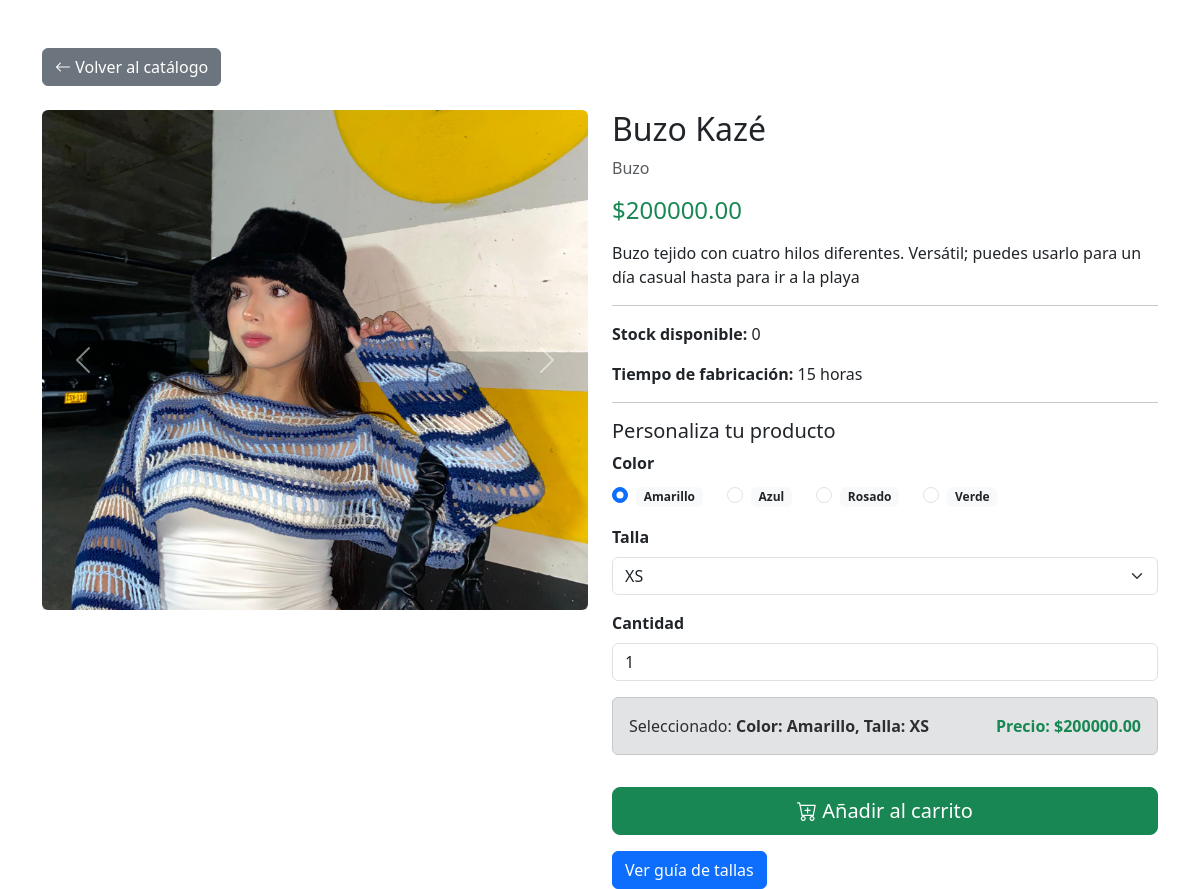
The page /producto/1/ on the database its author committed.
### crochet/models.py (models this page shows, shortened)
class ProductoImagen(models.Model):
    id_producto = models.ForeignKey(
        Producto,
        on_delete=models.CASCADE,
        verbose_name='Producto',
        related_name='imagenes'
    )
    url_imagen = models.ImageField('Imagen', upload_to='productos/')
    class Meta:
        db_table = 'producto_imagen'

class Producto(models.Model):
    CATEGORIAS = [
        ('Bikini', 'Bikini'),
        ('Top', 'Top'),
        ('Falda', 'Falda'),
        ('Buzo', 'Buzo'),
        ('Vestido', 'Vestido'),
        ('Short', 'Short'),
        ('Set', 'Set'),
        ('Accesorio', 'Accesorio'),
        ('Pantalón', 'Pantalón'),
        ('Camisa', 'Camisa'),
        ('Otro', 'Otro'),
    ]
    categoria = models.CharField('Categoría', max_length=20, choices=CATEGORIAS)
    nombre = models.CharField('Nombre', max_length=150)
    descripcion = models.TextField('Descripción')
    precio = models.DecimalField('Precio', max_digits=10, decimal_places=2, validators=[MinValueValidator(Decimal('0.00'))])
    stock = models.IntegerField('Stock', default=0, validators=[MinValueValidator(0)])
    tiempo_fabricacion = models.IntegerField('Tiempo de Fabricación (horas)', validators=[MinValueValidator(0)])
    activo = models.BooleanField('Activo', default=True)
    guia_fabricacion = models.FileField(upload_to='guias/fabricacion/', blank=True, null=True)
    guia_tallas = models.ImageField(upload_to='guias/tallas/', blank=True, null=True)
    class Meta:
        db_table = 'producto'

class ProductoColor(models.Model):
    id_producto = models.ForeignKey(
        Producto,
        on_delete=models.CASCADE,
        verbose_name='Producto',
        related_name='colores'
    )
    id_color_general = models.ForeignKey(
        ColorGeneral,
        on_delete=models.PROTECT,
        verbose_name='Color',
        related_name='productos_color'
    )
    disponible = models.BooleanField('Disponible', default=True)
    class Meta:
        db_table = 'producto_color'

class ColorGeneral(models.Model):
    nombre = models.CharField('Nombre del Color', max_length=50, unique=True)
    class Meta:
        db_table = 'color_general'

### crochet/views.py (the view)
# urls.py: path('producto/<int:producto_id>/', crochetViews.producto_detalle, name='producto_detalle'),
def producto_detalle(request, producto_id):
    producto = get_object_or_404(
        Producto.objects.prefetch_related(
            'colores__id_color_general',
            'imagenes'
        ),
        id=producto_id,
        activo=True
    )
    colores_disponibles = producto.colores.filter(disponible=True).select_related('id_color_general')
    tallas = [codigo for codigo, _ in PedidoDetalle.TALLA]
    return render(request, 'producto_detalle.html', {
        'producto': producto,
        'colores_disponibles': colores_disponibles,
        'tallas': tallas,
    })

### crochet/templates/producto_detalle.html (shortened to what this page needs)
<!DOCTYPE html>
<html lang="es">
<head>
    <link href="https://cdn.jsdelivr.net/npm/bootstrap@5.3.2/dist/css/bootstrap.min.css" rel="stylesheet">
    <link href="https://cdn.jsdelivr.net/npm/bootstrap-icons@1.11.1/font/bootstrap-icons.css" rel="stylesheet">
</head>
<body>
<div class="container mt-5">
    <div class="d-flex justify-content-between align-items-center mb-4">
        <a href="/" class="btn btn-secondary">
            <i class="bi bi-arrow-left"></i> Volver al catálogo
        </a>
    </div>
    <div class="row">
        <div class="col-md-6">
            <div id="carouselProducto" class="carousel slide" data-bs-ride="carousel">
                <div class="carousel-inner">
                    {% for img in producto.imagenes.all %}
                        <div class="carousel-item {% if forloop.first %}active{% endif %}">
                            <img src="{{ img.url_imagen.url }}"
                                 class="d-block w-100 rounded shadow"
                                 style="max-height:500px; object-fit:cover;">
                        </div>
                    {% empty %}
                        <div class="carousel-item active">
                            <div class="bg-light p-5 text-center">
                                Sin imágenes
                            </div>
                        </div>
                    {% endfor %}
                </div>
                {% if producto.imagenes.count > 1 %}
                <button class="carousel-control-prev" type="button"
                        data-bs-target="#carouselProducto"
                        data-bs-slide="prev">
                    <span class="carousel-control-prev-icon"></span>
                </button>
                <button class="carousel-control-next" type="button"
                        data-bs-target="#carouselProducto"
                        data-bs-slide="next">
                    <span class="carousel-control-next-icon"></span>
                </button>
                {% endif %}
            </div>
        </div>
        <div class="col-md-6">
            <h2>{{ producto.nombre }}</h2>
            <p class="text-muted">{{ producto.categoria }}</p>
            <h4 class="text-success mb-3">${{ producto.precio }}</h4>
            <p>{{ producto.descripcion }}</p>
            <hr>
            <p><strong>Stock disponible:</strong> {{ producto.stock }}</p>
            <p><strong>Tiempo de fabricación:</strong>
                {{ producto.tiempo_fabricacion }} horas
            </p>
            <hr>
            <div class="mt-3">
                <h5>Personaliza tu producto</h5>
                <form method="POST" action="{% url 'add_to_cart' producto.id %}" id="formCarrito">
                    <div class="mb-3">
                        <label class="form-label"><strong>Color</strong></label>
                        <div class="d-flex flex-wrap gap-2">
                            {% for pc in colores_disponibles %}
                                <div class="form-check form-check-inline">
                                    <input class="form-check-input" type="radio"
                                           name="color"
                                           id="color_{{ pc.id }}"
                                           value="{{ pc.id }}"
                                           {% if forloop.first %}checked{% endif %}
                                           required>
                                    <label class="form-check-label badge bg-light text-dark" for="color_{{ pc.id }}">
                                        {{ pc.id_color_general.nombre }}
                                    </label>
                                </div>
                            {% empty %}
                                <span class="text-muted">Sin colores disponibles</span>
                            {% endfor %}
                        </div>
                    </div>
                    <div class="mb-3">
                        <label for="talla" class="form-label"><strong>Talla</strong></label>
                        <select id="talla" name="talla" class="form-select" required>
                            {% for talla in tallas %}
                                <option value="{{ talla }}">{{ talla }}</option>
                            {% endfor %}
                        </select>
                    </div>
                    <div class="mb-3">
                        <label for="cantidad" class="form-label"><strong>Cantidad</strong></label>
                        <input type="number" id="cantidad" name="cantidad" class="form-control" value="1" min="1" max="{{ producto.stock }}" required>
                    </div>
                    <div class="alert alert-secondary d-flex justify-content-between align-items-center">
                        <span>Seleccionado: <strong id="resumenSeleccion"></strong></span>
                        <span class="text-success fw-bold">Precio: ${{ producto.precio }}</span>
                    </div>
                    <button type="submit" class="btn btn-success btn-lg w-100 mt-3">
                        <i class="bi bi-cart-plus"></i> Añadir al carrito
                    </button>
                </form>
            </div>
            {% if producto.guia_tallas %}
            <button type="button"
                    class="btn btn-primary mt-3"
                    data-bs-toggle="modal"
                    data-bs-target="#guiaTallasModal">
                Ver guía de tallas
            </button>
            {% endif %}
        </div>
    </div>
</div>
</body>
</html>

### rows shown on the page
ProductoImagen: url_imagen (picture)
Producto: nombre "Buzo Kazé", categoria "Buzo", precio "200000.00", descripcion "Buzo tejido con cuatro hilos diferentes. Versátil; puedes usarlo para un día casual hasta para ir a la playa", stock "0", tiempo_fabricacion "15"
ProductoColor: id_color_general.nombre "Amarillo"
ProductoColor: id_color_general.nombre "Azul"
ProductoColor: id_color_general.nombre "Rosado"
ProductoColor: id_color_general.nombre "Verde"

### other values the page prints
form field talla "XS"
